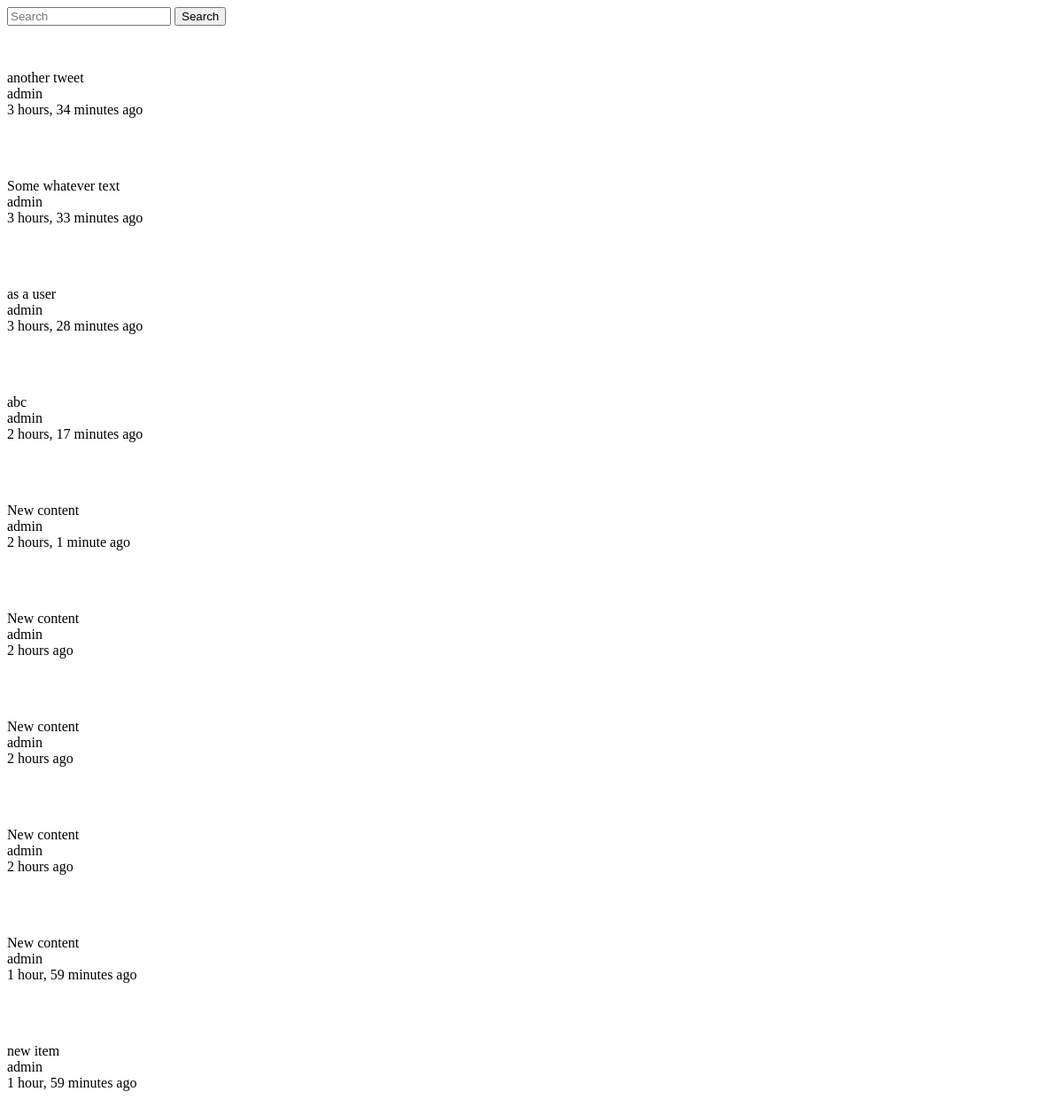
Page /tweet/ on the earlier database version.
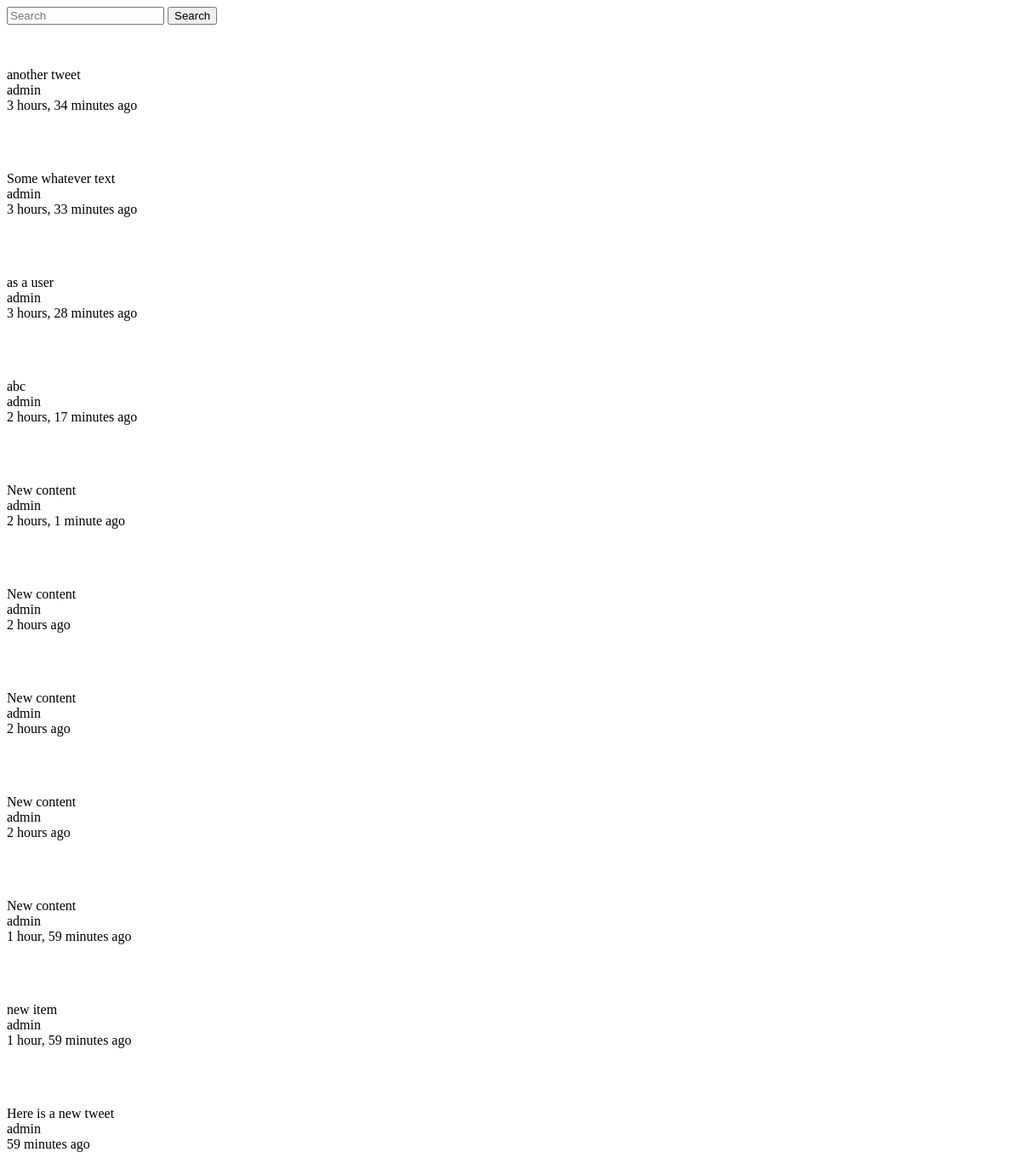
Same page on the later database version.
### tweets/models.py (models this page shows, shortened)
class Tweet(models.Model):
    user        = models.ForeignKey(settings.AUTH_USER_MODEL, default=1, on_delete=models.CASCADE)
    content     = models.CharField(max_length=140, validators=[validate_content])
    updated     = models.DateTimeField(auto_now = True)
    timestamp   = models.DateTimeField(auto_now_add=True)

### tweets/views.py (the view)
# urls.py: path('', TweetListView.as_view(), name='list'),
class TweetListView(ListView):
    def get_queryset(self, *args, **kwargs):
        qs = Tweet.objects.all()
        print(self.request.GET)
        query = self.request.GET.get("q", None)
        if query is not None:
            qs = qs.filter(
                    Q(content__icontains=query) |
                    Q(user__username__icontains=query)
                    )
        return qs
    def get_context_data(self, *args, **kwargs):
        context = super(TweetListView, self).get_context_data(*args, **kwargs)
        return context

### tweets/templates/tweets/tweet_list.html
{% include "tweets/search_form.html" %}<br/>
{% for object in object_list %}
    <p>{{ object.content }}<br/>
    {{ object.user }}<br/>
    {{ object.timestamp|timesince }} ago</p><br/><br/>
{% empty %}
    {% if request.GET.q %}
     <p>No tweets found.</p>
    {% else %}
    <p>No tweets yet.</p>
    {% endif %}
{% endfor %}

Differences in the rows shown:
added Tweet: content "Here is a new tweet", user "admin", timestamp "59 minutes"
